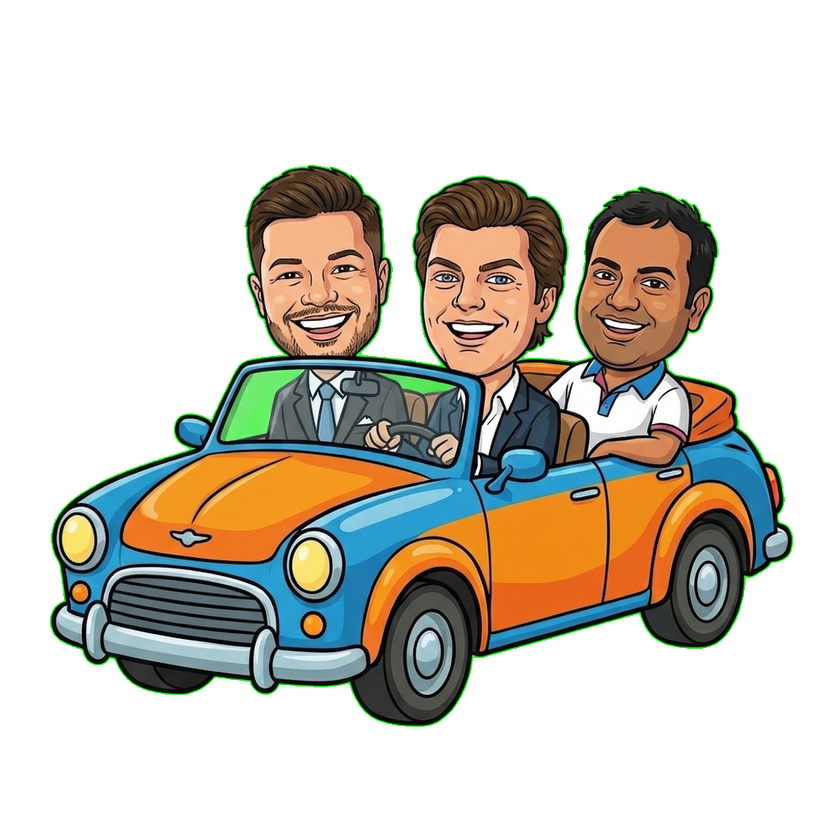
#> input picture red_car.png, 840 x 840 px, shrunk from 1024 x 1024 before the run
$ python remove_bg.py
#> lines starting #> are read from the running program, lines starting #| are printed output that depends on the picture
import sys
from PIL import Image

def remove_green_bg(image_path):
#> called with image_path = 'red_car.png'
    img = Image.open(image_path)
#> img is the input picture: PIL image 840x840 RGBA; mean R, G, B, A 48.3, 45.5, 34.8, 96.2
    img = img.convert("RGBA")
    datas = img.getdata()

    new_data = []
    # Sample top-left pixel for background color
    bg_color = img.getpixel((0, 0))
#> bg_color = (0, 0, 0, 0)
    # Ensure bg_color is tuple of 3 or 4
    bg_r, bg_g, bg_b = bg_color[0:3]
#> bg_r = 0; bg_g = 0; bg_b = 0

    print(f"Detected background color: {bg_r}, {bg_g}, {bg_b}")
#| Detected background color: 0, 0, 0

    tolerance = 60

    for item in datas:
        r, g, b = item[0:3]
        # Check distance from bg color
        dist = abs(r - bg_r) + abs(g - bg_g) + abs(b - bg_b)

        if dist < tolerance:
            new_data.append((255, 255, 255, 0)) # Transparent
        else:
            new_data.append(item)
#> after the loop, new_data = 705600 items

    img.putdata(new_data)
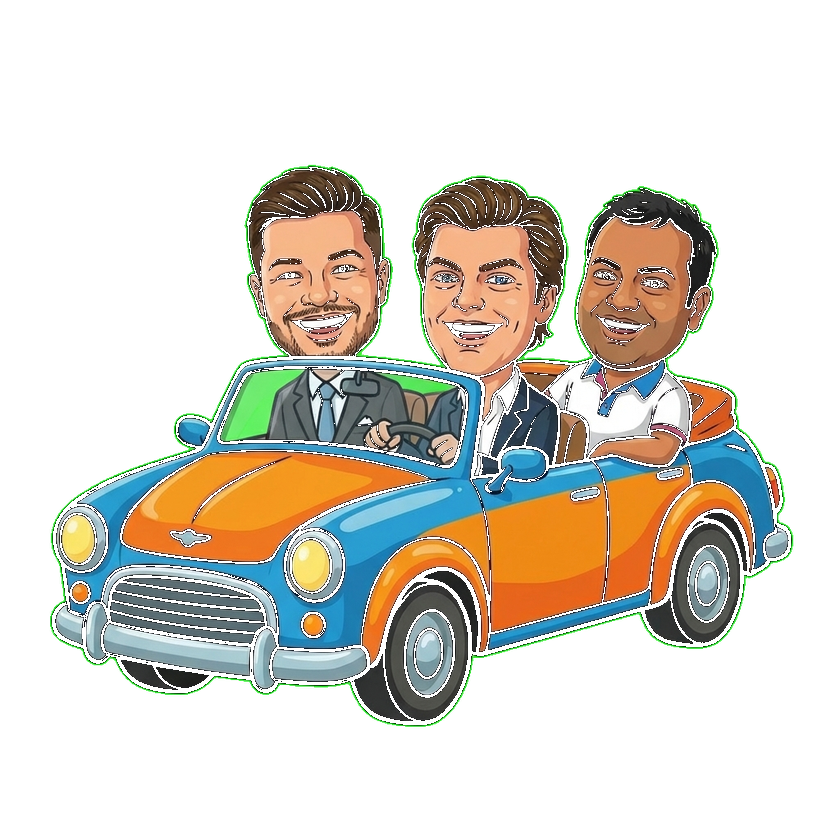
#> img: PIL image 840x840 RGBA; mean R, G, B, A 216, 213.2, 202.6, 85.1; transparent parts drawn white
    img.save(image_path, "PNG")
    print(f"Processed {image_path}")

if __name__ == "__main__":
    remove_green_bg('red_car.png')
